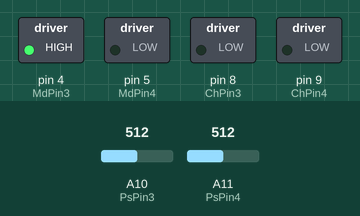
The sketch below on a simulated Arduino Mega 2560, built with avr-gcc and run on an emulated ATmega2560. On the bench: switched loads named in the sketch (green lamp = pin HIGH). Dashed ring = blinking. Inputs (shaded band) come from the test bench; at power-on: A11 (PsPin4) = 512, A10 (PsPin3) = 512. What the sketch prints to the serial monitor is not drawn.

Above: at 0.89 s.
1.3 s: A11 (PsPin4) set to 195
4.3 s: A11 (PsPin4) set to 170
7.3 s: A10 (PsPin3) set to 122
Timing chart, 0 to 16.3 s (numbered marks = the images above; inputs shaded):
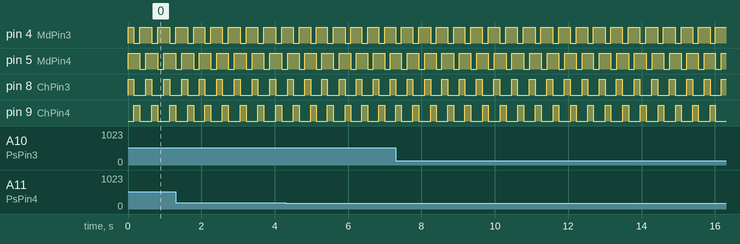

Measured:
- by itself, pin 4 (MdPin3), pin 5 (MdPin4): alternates HIGH for 0.32 s and LOW for 0.16 s
- by itself, pin 8 (ChPin3), pin 9 (ChPin4): alternates HIGH for 0.16 s and LOW for 0.32 s

The sketch:

soft_robot_motion_control.ino
```cpp
// Authors: Sichuan Huang, Junliang Tao
///////////////////INPUT FOR THE OPENNER FUNCTION//////////////////////////////
long ON1 = 0, ON2 = 0, ON3 = 150, ON4 = 150;
long PM1 = 0, PM2 = 0, PM3 = 150, PM4 = 150;
long OFF1 = 0, OFF2 = 0, OFF3 = 150, OFF4 = 150;

long Delay1 = 0;                      // Delay time for Ch1 in millis
long Delay2 = 0;                      // Delay time for Ch2 in millis
long Delay3 = 0;                      // Delay time for Ch3 in millis
long Delay4 = OFF4;                      // Delay time for Ch4 in millis

long INTERVAL = 1000/240;             // Sampling interval in micros; sampling frequency = 240kHZ
unsigned long lastMicros = 0;         // will store last time for serial print

/////////////////////////DERIVED PARAMETERS////////////////////////////////////
long DELTA1 = OFF1-Delay1;            // Initial off time for Ch1 in millis
long DELTA2 = OFF2-Delay2;            // Initial off time for Ch2 in millis
long DELTA3 = OFF3-Delay3;            // Initial off time for Ch3 in millis
long DELTA4 = OFF4-Delay4;            // Initial off time for Ch4 in millis

////////////////////////CHANNEL PIN ASSIGNMENT/////////////////////////////////
int ChPin1 = 6, ChPin2 = 7, ChPin3 = 8, ChPin4 = 9;
int MdPin1 = 2, MdPin2 = 3, MdPin3 = 4, MdPin4 = 5;
int PsPin1 = A8, PsPin2 = A9, PsPin3 = A10, PsPin4 = A11;

/////////////////////////// DEFINE AN OPENNER CLASS /////////////////////////////
class Openner{
  public:
		int ChPin;                        // the number of the Channel pin
		int MdPin;                        // the number of the Middle pin
		int PsPin;                        // the analog pin number for pressure reading of the channel
		long OnTime;                      // milliseconds of on-time
		long PmTime;                      // milliseconds of pressure-maintain time
		long OffTime;                     // milliseconds of off-time
		long DeltaTime;                   // milliseconds of initial off time
    int mode;                         // control mode of channel Pin
    unsigned long previousMillis;     // will store last time Ch was updated
    unsigned long currentMillis;      // get the real time of test

    Openner(int aChPin, int aMdPin, int aPsPin, long aOnTime, long aPmTime, long aOffTime, long aDeltaTime){
    		ChPin = aChPin;
    		MdPin = aMdPin;
    		PsPin = aPsPin;
    		OnTime = aOnTime;
    		PmTime = aPmTime;
    		OffTime = aOffTime;
    		DeltaTime = aDeltaTime;
    }

    void Initiate(){
    		pinMode(ChPin, OUTPUT);
    		pinMode(MdPin, OUTPUT);
        // set up the default or initial state of the valves
        digitalWrite(MdPin, HIGH);  // 2-way valve is open
    		digitalWrite(ChPin, LOW);   // 3-way valve is close

    		previousMillis = 0;
    		mode = 3;                   // deflation state
    }

    int Get_Mode(){
    		currentMillis = millis() + DeltaTime;
    		if ((mode == 1)&&(currentMillis - previousMillis >= OnTime)&&(OnTime > 0)){
      			previousMillis = currentMillis;
      			mode = 2;
    		}
    		if ((mode == 2)&&(currentMillis - previousMillis >= PmTime)&&(PmTime > 0)){
      			previousMillis = currentMillis;
      			mode = 3;
    		}
    		if ((mode == 3)&&(currentMillis - previousMillis >= OffTime)&&(OffTime > 0)){
      			previousMillis = currentMillis;
      			mode = 1;
    		}
       if ((OnTime == 0)&&(PmTime == 0)&&(OffTime == 0)){
            mode = 3;
       }
    		return mode;
    }

    void Motion_Update(int mode){
    		switch(mode){
    			case 1:   // for inflation
              digitalWrite(MdPin, HIGH);  // 2-way valve is open
      				digitalWrite(ChPin, HIGH);  // 3-way valve is open
      				break;
    			case 2:   // for inner pressure maintaining
              digitalWrite(MdPin, LOW);   // 2-way valve is closed
      				digitalWrite(ChPin, LOW);   // 3-way valve is open
      				break;
    			case 3:   // for deflation
              digitalWrite(MdPin, HIGH);  // 2-way valve is open
      				digitalWrite(ChPin, LOW);   // 3-way valve is closed
      				break;
    			default:  // no air goes into the robot
              digitalWrite(MdPin, HIGH);  // 2-way valve is open
      				digitalWrite(ChPin, LOW);   // 3-way valve is closed
      				break;
          }
    }

    float Get_Pressure(){
    		float pressure = (analogRead(PsPin)/1024.0 - 0.1)*100.0/0.8;
    		return pressure;
    }
};

Openner Ch1(ChPin1, MdPin1, PsPin1, ON1, PM1, OFF1, DELTA1);
Openner Ch2(ChPin2, MdPin2, PsPin2, ON2, PM2, OFF2, DELTA2);
Openner Ch3(ChPin3, MdPin3, PsPin3, ON3, PM3, OFF3, DELTA3);
Openner Ch4(ChPin4, MdPin4, PsPin4, ON4, PM4, OFF4, DELTA4);

void setup(){
	Serial.begin(9600);
//  Ch1.Initiate();
//  Ch2.Initiate();
	Ch3.Initiate();
  Ch4.Initiate();
}

void loop(){
//  Ch1.Motion_Update(Ch1.Get_Mode());
//  Ch2.Motion_Update(Ch2.Get_Mode());
	Ch3.Motion_Update(Ch3.Get_Mode());
  Ch4.Motion_Update(Ch4.Get_Mode());

  if (micros()-lastMicros > INTERVAL){
		lastMicros = micros();
//    Serial.print(Ch1.Get_Pressure());
//    Serial.print(",");
//    Serial.print(Ch2.Get_Pressure());
//    Serial.print(",");
		Serial.print(Ch3.Get_Pressure());
    Serial.print(",");
    Serial.println(Ch4.Get_Pressure());
	}
}
```
